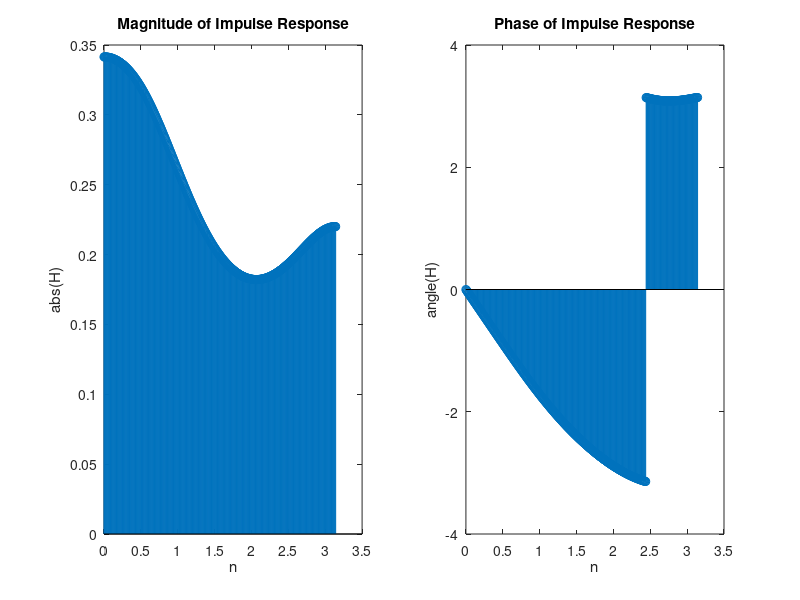

Here is the MATLAB script that generated this plot:
%% 1st question
close all
clear 
clc
t = linspace(-pi,pi,101);

n = 0:1:100;
w = linspace(-pi,pi,101);

x = cos(n*pi/2);
y = exp(1i * pi * n /4) .* x;

X = x * exp(-1i * w * n');
Y = y * exp(-1i * w * n');

magnitudeOfY = abs(Y);
magnitudeOfX = abs(X);

phaseOfY = angle(Y);
phaseOfX = angle(X);

subplot(2,2,1)
stem(t,magnitudeOfX)
title("Magnitude of X")
ylabel("abs(X)")
xlabel("w")

subplot(2,2,2)
stem(t,magnitudeOfY)
title("Magnitude of Y")
ylabel("abs(Y)")
xlabel("w")

subplot(2,2,3)
stem(t,phaseOfX)
title("Phase of X")
ylabel("angle(x(n))")
xlabel("n")

subplot(2,2,4)
stem(t,phaseOfY)
title("Phase of Y")
ylabel("angle(y(n))")
xlabel("n")


%% 2nd question
% y(n) = 0.8y(n − 1) + x(n)
close all
clear 
clc
n = linspace(0,100*pi,101);

x = cos(0.05*n);
b = 1;
a = [1, -0.8];
y = filter(b,a,x);


subplot(1,2,1)
stem(n,x)
title("Input Signal")
ylabel("x(n)")
xlabel("n")

subplot(1,2,2)
stem(n,y)
title("Output Signal")
ylabel("y(n)")
xlabel("n")

%% 3rd question
% y(n) = 0.0181x(n)+0.0543x(n−1)+0.0543x(n−2)+0.0181x(n−3)+1.76y(n−1)−1.1829y(n−2)+0.2781y(n−3)
close all
clear
clc

w = linspace(0,pi,501);

b = [0.0181 0.0543 0.543 0.0181];
a = [1 1.76 -1.1829 0.2781 0];
[H, w] = freqz(b,a,w);

phaseOfH = angle(H);
magnitudeOfH = abs(H);

subplot(1,2,1)
stem(w,magnitudeOfH)
title("Magnitude of Impulse Response")
xlabel("n")
ylabel("abs(H)")

subplot(1,2,2)
stem(w,phaseOfH)
title("Phase of Impulse Response")
xlabel("n")
ylabel("angle(H)")
